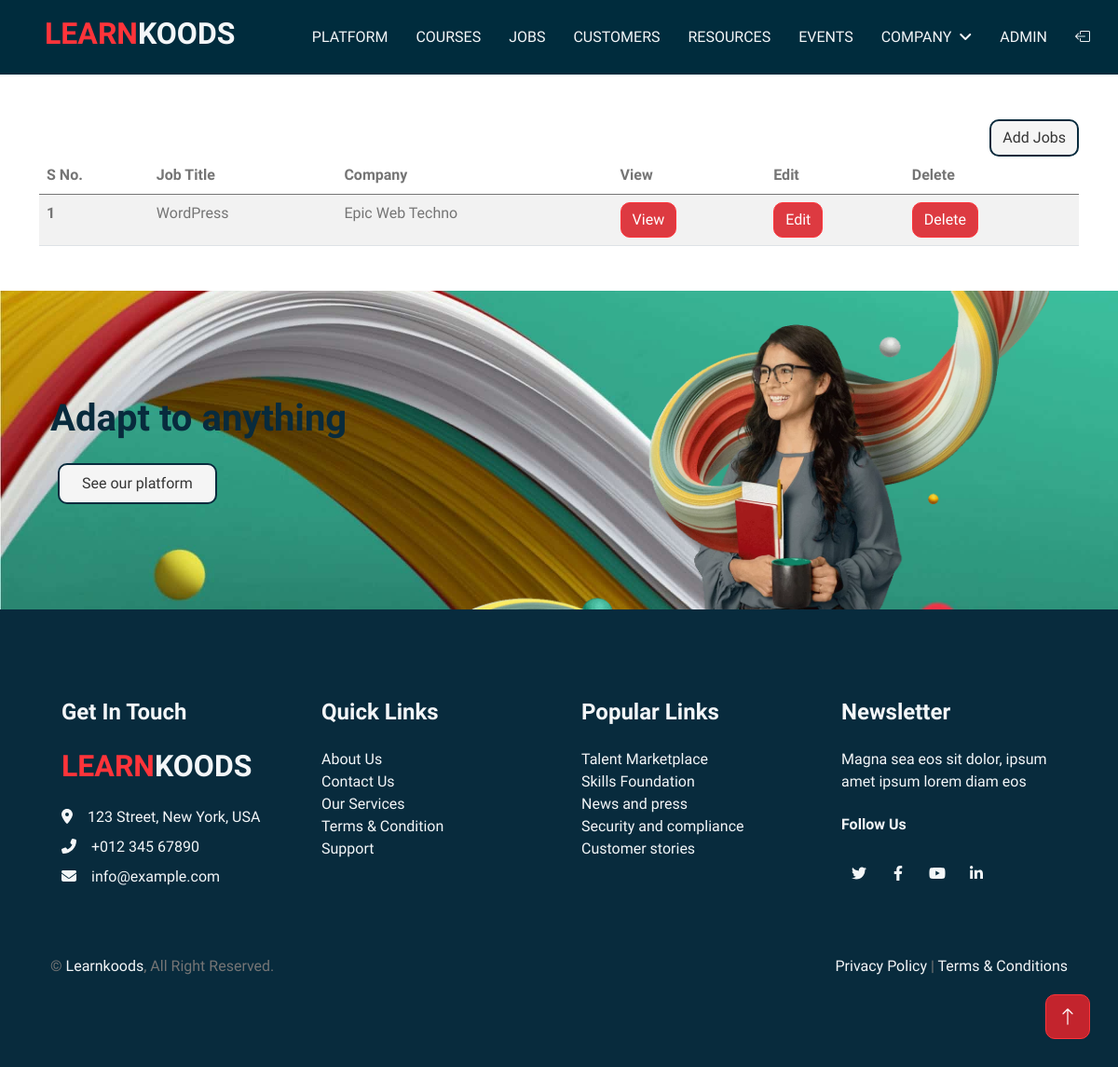
Page /jobprofile/ (signed in) on the earlier database version.
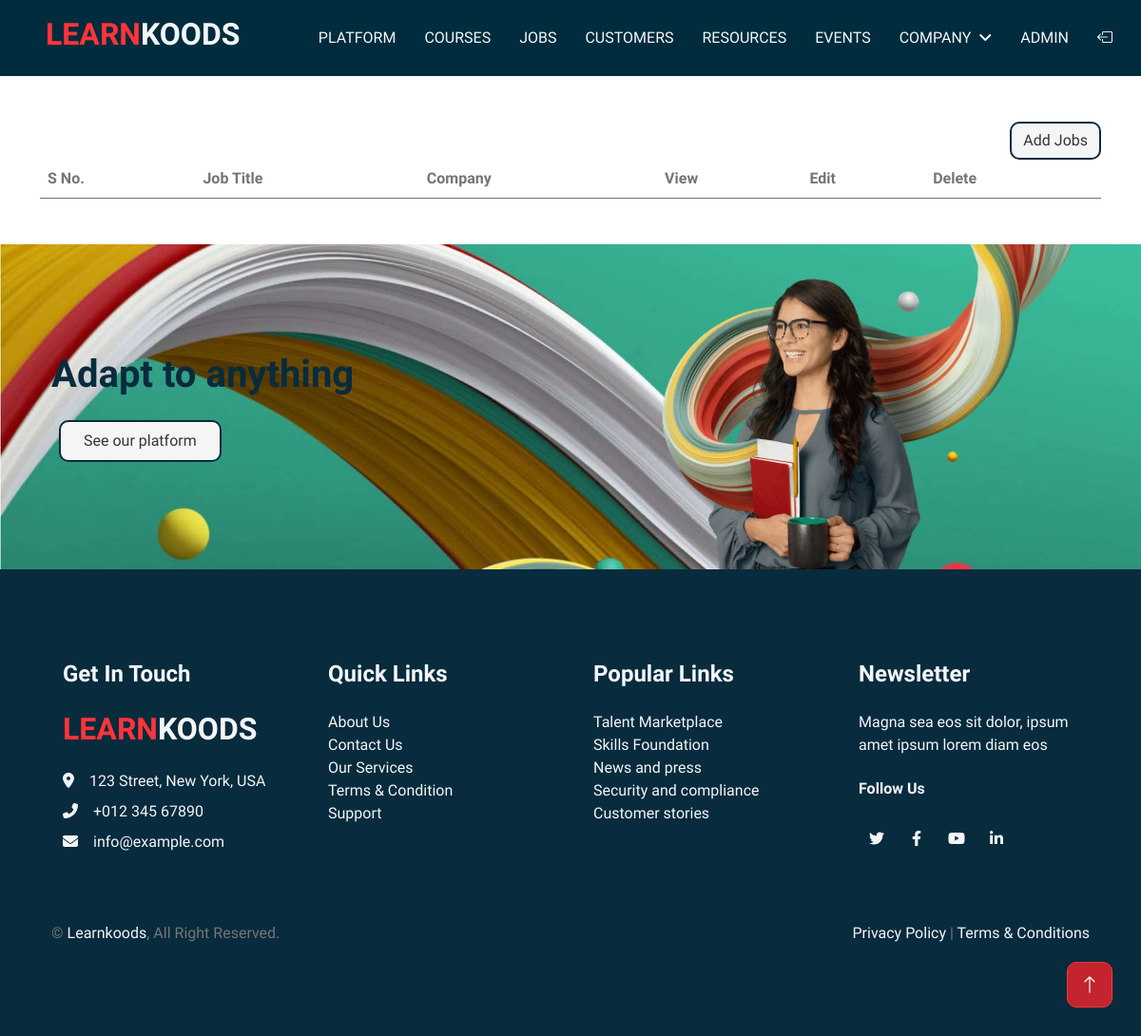
Same page on the later database version.
### jobs/models.py (models this page shows)
class Job(models.Model):
    job_id = models.AutoField(primary_key=True)
    user = models.ForeignKey(User, on_delete=models.CASCADE,null=True,blank=True,default=None)
    category = models.ForeignKey(Category,on_delete=models.CASCADE,null = True)
    job_title = models.CharField(max_length=100)
    job_type = models.CharField(choices=JOB_TYPE,default=None, null = True,max_length=50)
    exp_required = models.CharField(max_length=100)
    skills_req =  models.ManyToManyField(skil)
    job_des = HTMLField(blank=True, null=True)
    min_salary = models.DecimalField(
        max_digits=10,
        decimal_places=2,
        null=True,
        blank=True,
        verbose_name="Minimum Salary",
        help_text="Enter the minimum salary for this job (e.g., 50000.00)",
    )
    max_salary = models.DecimalField(
        max_digits=10,
        decimal_places=2,
        null=True,
        blank=True,
        verbose_name="Maximum Salary",
        help_text="Enter the maximum salary for this job (e.g., 80000.00)",
    )
    company = models.CharField(max_length=100,null=False,default=None)
    location = models.CharField(max_length=250)
    company_desc = HTMLField(blank=True, null=True)
    url = models.URLField(max_length=200)
    timestamp = models.DateTimeField(auto_now=True)
    job_image = models.ImageField(upload_to='job/', default = "job/jobs-1.jpg")
    job_slug = AutoSlugField(populate_from = 'get_full_slug',unique=True,null=True,default=None)
    is_published = models.BooleanField(default=False)
    is_closed = models.BooleanField(default=False)
    def get_full_slug(self):
        return f"{self.job_title} at {self.company}"
    def __str__(self):
        return self.job_title

### koods/views.py (the view)
# urls.py: path('jobprofile/',views.Jobprofile),
def Jobprofile(request):
    if not request.user.is_authenticated:
        return redirect("/")
    usr = request.user
    jobprofile = Job.objects.filter(user=usr)
    data={
        'title':'Learnkoods',
        'jobprofile':jobprofile
    }
    return render(request,"jobprofile.html",data)

### templates/jobprofile.html
{% extends 'base.html' %} {% block content %}
<div class="container my-5">
      {% if user.is_authenticated and user.profile.is_job == True %}
          <div style="float: right;">
              <a href="/add_jobs"><button class="btn btn-grey">Add Jobs</button></a>
          </div>
      {% endif %}
  <table class="table table-striped">
      <thead>
          <tr>
            <th scope="col">S No.</th>
            <th scope="col">Job Title</th>
            <th scope="col">Company</th>
            <th scope="col">View</th>
            <th scope="col">Edit</th>
            <th scope="col">Delete</th>
          </tr>
        </thead>
        <tbody>
          {% for i in jobprofile %}
          <tr>
            <th scope="row">{{forloop.counter}}</th>
            <td>{{i}}</td>
            <td>{{i.company}}</td>
            <td><a href ="/job-details/{{i.job_slug}}" ><button class="btn btn-primary">View</button></a></td>
            <td><a href ="/edit-job/{{i.job_id}}" ><button class="btn btn-primary">Edit</button></a></td>
            <td><a href ="/delete-job/{{i.job_id}}" ><button type="button" class="btn btn-primary" >Delete</button></a></td>
          </tr>
          {% endfor %}
        </tbody>
  </table>
</div>
{% endblock %}

Differences in the rows shown:
removed Job: job_title "WordPress", company "Epic Web Techno"
